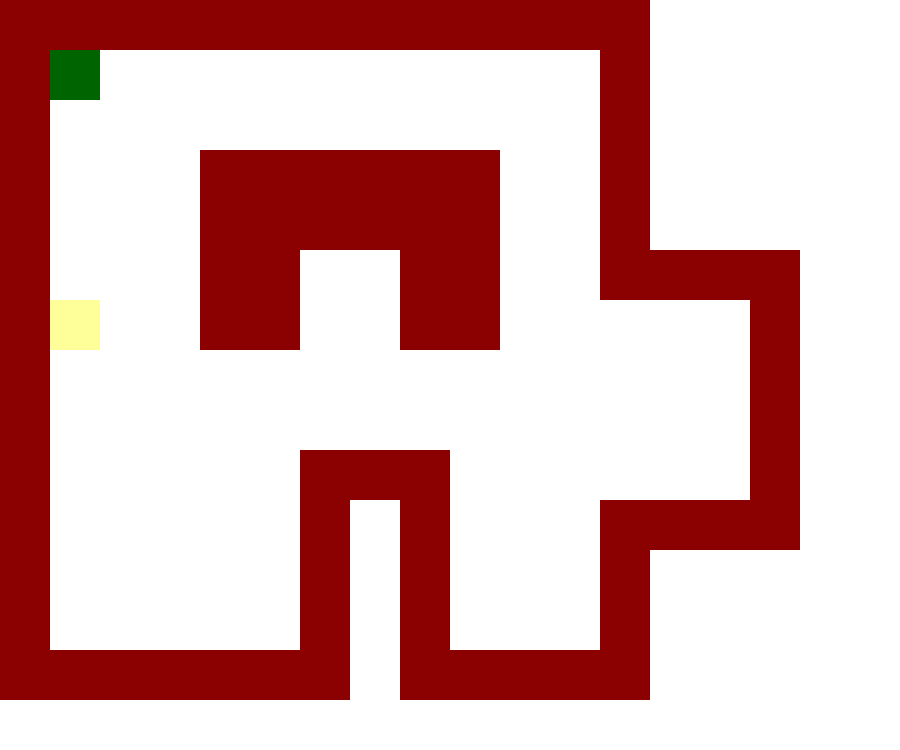
Frame 1 (no input)
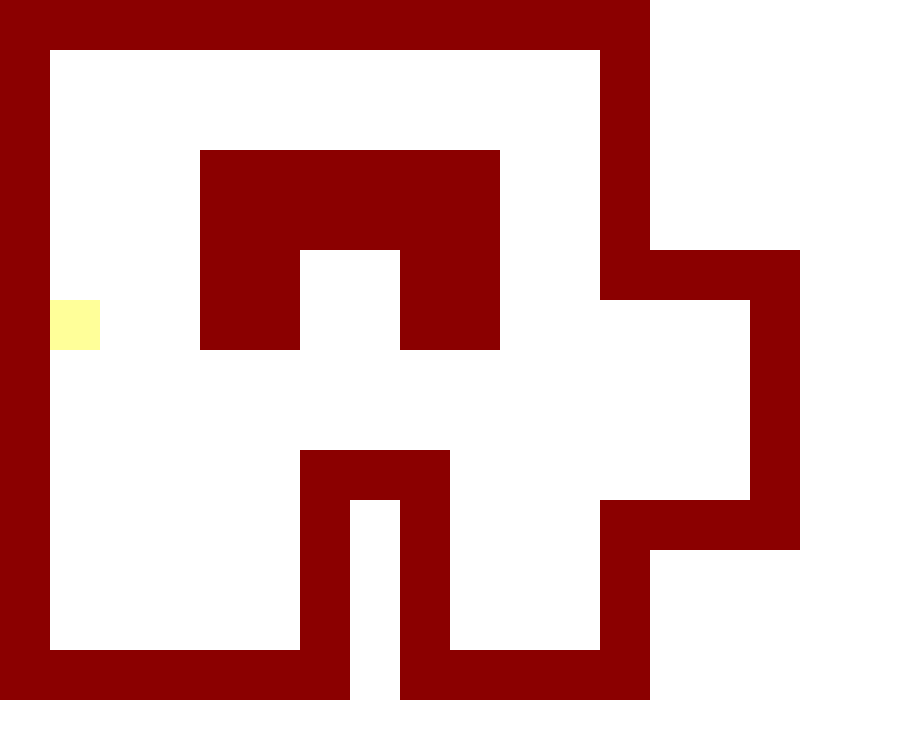
Frame 60 (the mouse pressed at the canvas centre just before this capture)
Frame 120 (the mouse held since frame 60 and released just before this capture): identical to frame 60, image omitted

The Processing sketch that drew these frames (run headless with seeded random() and noise(); from frame 60 on, the mouse is pressed at the canvas centre):

// Processing sketch: sketch_200225a
// ── sketch_200225a.pde
// Variables globales
Agent agente;
ArrayList<wall>walls=new ArrayList<wall>(); 
int[][] world = {    {1, 1, 1, 1, 1, 1, 1, 1, 1, 1, 1, 1, 1, 0, 0, 0},
                     {1, 0, 0, 0, 0, 0, 0, 0, 0, 0, 0, 0, 1, 0, 0, 0},
                     {1, 0, 0, 0, 0, 0, 0, 0, 0, 0, 0, 0, 1, 0, 0, 0},
                     {1, 0, 0, 0, 1, 1, 1, 1, 1, 1, 0, 0, 1, 0, 0, 0},
                     {1, 0, 0, 0, 1, 1, 1, 1, 1, 1, 0, 0, 1, 0, 0, 0},
                     {1, 0, 0, 0, 1, 1, 0, 0, 1, 1, 0, 0, 1, 1, 1, 1},
                     {1, 2, 0, 0, 1, 1, 0, 0, 1, 1, 0, 0, 0, 0, 0, 1},
                     {1, 0, 0, 0, 0, 0, 0, 0, 0, 0, 0, 0, 0, 0, 0, 1},
                     {1, 0, 0, 0, 0, 0, 0, 0, 0, 0, 0, 0, 0, 0, 0, 1},
                     {1, 0, 0, 0, 0, 0, 1, 1, 1, 0, 0, 0, 0, 0, 0, 1},
                     {1, 0, 0, 0, 0, 0, 1, 0, 1, 0, 0, 0, 1, 1, 1, 1},
                     {1, 0, 0, 0, 0, 0, 1, 0, 1, 0, 0, 0, 1, 0, 0, 0},
                     {1, 0, 0, 0, 0, 0, 1, 0, 1, 0, 0, 0, 1, 0, 0, 0},
                     {1, 1, 1, 1, 1, 1, 1, 0, 1, 1, 1, 1, 1, 0, 0, 0}};
                     
  int coordenadaJugadorY=1;
  int coordenadaJugadorX=1;
 
void setup() {
 frameRate(4);

  size(900, 750);
  
  int col=16;
  int row=14;
 
 
  agente= new Agent(coordenadaJugadorY*50,coordenadaJugadorX*50);
  
  int x=0;
  int y=0;
  for (int i = 0; i < row; i++){
    x=0;
    for (int j = 0; j < col; j++) {
      if(world[i][j]==1){
          walls.add( new wall(x,y,false));
      }else if(world[i][j]==2){
          walls.add( new wall(x,y,true));
      }
      x+=50;
    }
    y+=50;
  }
 
  
   
} 
void draw() {
 
  background(255, 255, 255); 
  noStroke(); 
 
  agente.draw();
  agente.move();
  
  for(int i = 0; i < walls.size(); i++){
    walls.get(i).draw();
  }
 
}
 
class Agent {
 
  //Propiedades del cuadrado
  float x;
  float y;
  
  //Propiedades del agente
  int numeroDeIteraciones;
  boolean objetivoAlcanzado=false;

  //Estados del agente
   int X0=0;
   int X1=0;
   int X2=0;
   int X3=0;
   int X4=0;
    
   int X5=0;
   int X6=0;
   int X7=0;
   int X8=0;
   
   
 
  Agent(float _x, float _y){
    numeroDeIteraciones=0;
    x = _x;
    y = _y;
  }
 
  void draw(){
    fill(0,100,0);
    rect(x,y,50,50);
  }
  
  void reinicioDeEstados(){
    X0=0;
    X1=0;
    X2=0;
    X3=0;
    X4=0;
    
    X5=0;
    X6=0;
    X7=0;
    X8=0;
  }
  
  
  void modificacionDeEstados(){
    if(world[coordenadaJugadorX-1][coordenadaJugadorY]==1 && world[coordenadaJugadorX-1][coordenadaJugadorY+1]==1){
      X1=1;
    }
    
    
    if(world[coordenadaJugadorX][coordenadaJugadorY+1]==1 && world[coordenadaJugadorX+1][coordenadaJugadorY+1]==1){
      X2=1;
    }


    if(world[coordenadaJugadorX+1][coordenadaJugadorY]==1 && world[coordenadaJugadorX+1][coordenadaJugadorY-1]==1){
      X3=1;
    }
    
    if(world[coordenadaJugadorX][coordenadaJugadorY-1]==1 && world[coordenadaJugadorX-1][coordenadaJugadorY-1]==1){
      X4=1;
    }
    
    if(world[coordenadaJugadorX-1][coordenadaJugadorY+1]==1 && world[coordenadaJugadorX][coordenadaJugadorY+1]==1 && world[coordenadaJugadorX+1][coordenadaJugadorY]==0 && world[coordenadaJugadorX+1][coordenadaJugadorY+1]==0){
      X5=1;
    }
    
    if(world[coordenadaJugadorX+1][coordenadaJugadorY]==1 && world[coordenadaJugadorX+1][coordenadaJugadorY+1]==1 && world[coordenadaJugadorX][coordenadaJugadorY-1]==0 && world[coordenadaJugadorX+1][coordenadaJugadorY-1]==0){
      X6=1;
    }
    
    if(world[coordenadaJugadorX+1][coordenadaJugadorY-1]==1 && world[coordenadaJugadorX][coordenadaJugadorY-1]==1 && world[coordenadaJugadorX-1][coordenadaJugadorY]==0 && world[coordenadaJugadorX-1][coordenadaJugadorY-1]==0){
      X7=1;
    }
    
    if(world[coordenadaJugadorX-1][coordenadaJugadorY]==1 && world[coordenadaJugadorX-1][coordenadaJugadorY-1]==1 && world[coordenadaJugadorX][coordenadaJugadorY+1]==0 && world[coordenadaJugadorX-1][coordenadaJugadorY+1]==0){
      X8=1;
    }

    if(world[coordenadaJugadorX][coordenadaJugadorY]==0 && world[coordenadaJugadorX+1][coordenadaJugadorY+1]==0 && world[coordenadaJugadorX+1][coordenadaJugadorY]==0 && world[coordenadaJugadorX+1][coordenadaJugadorY-1]==0
       && world[coordenadaJugadorX][coordenadaJugadorY-1]==0 && world[coordenadaJugadorX-1][coordenadaJugadorY-1]==0 && world[coordenadaJugadorX-1][coordenadaJugadorY]==0 && world[coordenadaJugadorX-1][coordenadaJugadorY+1]==0){
      X0=1;
    }
    
  }
  
  void tomaDecisionBasadoEnEstados(){
     // Este
    if(X1==1 && X2==0){
      x+=50;
      coordenadaJugadorY+=1;
    }
    // Sur
    else if(X2==1 && X3==0){
      y+=50;
      coordenadaJugadorX+=1;
    }
    //Oeste
    else if(X3==1 && X4==0){
      x-=50;
      coordenadaJugadorY-=1;
    }
    //Norte
    else if(X4==1 && X1==0){
      y-=50;
      coordenadaJugadorX-=1;
    }
    //Sur y Este
    else if(X5==1){
       y+=50;
      coordenadaJugadorX+=1;
       x+=50;
      coordenadaJugadorY+=1;
    }
     //Oeste y Sur
    else if(X6==1){
      x-=50;
      coordenadaJugadorY-=1;
      y+=50;
      coordenadaJugadorX+=1;
    }
    //Norte y Oeste
    else if(X7==1){
      y-=50;
      coordenadaJugadorX-=1;
       x-=50;
      coordenadaJugadorY-=1;
    }
    //Este y Norte
    else if(X8==1){
     x+=50;
     coordenadaJugadorY+=1;
      y-=50;
      coordenadaJugadorX-=1;
    }
    //Este 
    else if(X0==1){
     x+=50;
     coordenadaJugadorY+=1;
    }
  }
 
  void move(){
    if(objetivoAlcanzado==false){
      numeroDeIteraciones+=1;
      
      reinicioDeEstados();
      
      modificacionDeEstados();
      
      tomaDecisionBasadoEnEstados();
      
      print(numeroDeIteraciones+" \n");
      if(world[coordenadaJugadorX][coordenadaJugadorY]==2){
        objetivoAlcanzado=true;
      }
    }
  }
}
 
class wall {
  
  float x;
  float y;
  float w;
  float h;
  boolean objective;
 
  wall(float _x, float _y,boolean _objective){
    x = _x;
    y = _y;
    w = 50;
    h = 50;
    objective=_objective;
  }
 
  void draw(){
    if(objective){
      fill(255,255,153);
      rect(x,y,w,h);
    }else{
      fill(139,0,0);
      rect(x,y,w,h);
    }
  }
 
}
